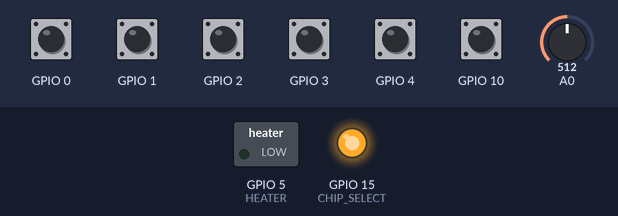
A sketch run on a simulated ESP8266 (NodeMCU). On the bench: switched loads named in the sketch (green lamp = pin HIGH), output pins drawn as LEDs (lit = HIGH). The inputs (shaded band) are chosen by the test bench; at power-on: GPIO 0–4, GPIO 10 HIGH, A0 = 512. WiFi joins after 1.5 s; servers stay silent unless stated.

Above: at 6.2 s.
6.3 s: GPIO 1 pulsed LOW 5 times (0.12 s each, 0.3 s apart)
At 7.26 s:
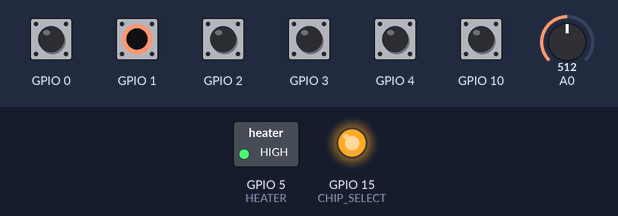
9.3 s: GPIO 1 pulled LOW for 0.15 s
At 10.0 s:
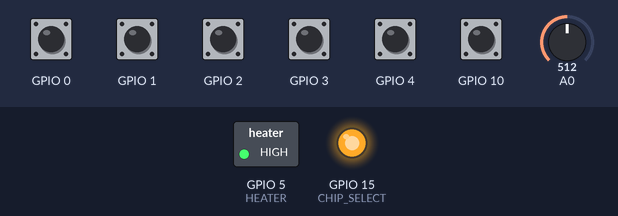
10.9 s: GPIO 1 pulled LOW for 1 s
Timing chart, 0 to 19.4 s (numbered marks = the images above; inputs shaded):
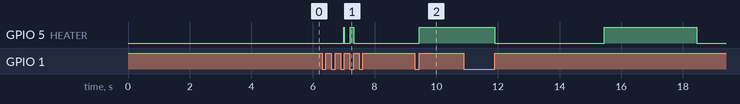

The sketch:

brew_main.ino
```cpp
#include <SPI.h>
#include "Max7219.h"
#include "Max31855.h"
#include "BrewWatchController.h"
#include "TemperatureController.h"

#define CHIP_SELECT 15

#define TEMP_CLICK 1
#define TEMP_ENCODE_0 2
#define TEMP_ENCODE_1 3

#define TIMER_CLICK  10
#define TIMER_ENCODE_0 0
#define TIMER_ENCODE_1 4
#define HEATER 5

unsigned long tickTime;

Max31855 max31855(CHIP_SELECT);
Max7219 max7219(CHIP_SELECT, 2);

BrewWatchController brewWatchController = BrewWatchController(TIMER_CLICK,
                                                              TIMER_ENCODE_0,
                                                              TIMER_ENCODE_1,
                                                              &max7219,
                                                              0
                                                              );
TemperatureController temperatureController = TemperatureController(TEMP_CLICK,
                                                                TEMP_ENCODE_0,
                                                                TEMP_ENCODE_1,
                                                                &max7219,
                                                                &max31855,
                                                                1,
                                                                HEATER
                                                                );
void setup() {
  pinMode(CHIP_SELECT, OUTPUT);
  pinMode(HEATER, OUTPUT);
  digitalWrite(CHIP_SELECT, HIGH);

  SPI.begin();
  max7219.Begin();
  temperatureController.Begin();
  brewWatchController.Begin();
}

void loop() {
  tickTime = millis();
  brewWatchController.Tick(tickTime);
  temperatureController.Tick(tickTime);
}
```

BrewWatchController.cpp
```cpp
#include "BrewWatchController.h"

BrewWatchController* BrewWatchController::brewWatchControllerList = NULL;

BrewWatchController::BrewWatchController(uint8_t encodeClick,
                                         uint8_t encodePin0,
                                         uint8_t encodePin1,
                                         Max7219 *max7219,
                                         int displayNumber
                                         ){
    brewWatchControllerList = this;

    this->encodeClick = encodeClick;
    this->encodePin0 = encodePin0;
    this->encodePin1 = encodePin1;
    this->display = max7219;
    this->displayNumber = displayNumber;

    this->time = 0;
    this->stopTime = 0;
}

void BrewWatchController::Begin() {
    this->state = START;

    pinMode(this->encodeClick, INPUT_PULLUP);
    pinMode(this->encodePin0, INPUT_PULLUP);
    pinMode(this->encodePin1, INPUT_PULLUP);
    this->encoder = digitalRead(this->encodePin0) | digitalRead(this->encodePin1) << 1;

    attachInterrupt(digitalPinToInterrupt(this->encodeClick), this->callback_UpdateState, RISING);
}

void BrewWatchController::Tick(unsigned long tickTime){
    if(this->state == START || this->state == COUNT) {
        if(tickTime - this->secondsHand >= 1000) {
            if(this->state == START) {
                this->FlashPushE1();
            }
            if(this->state == COUNT) {
                this->UpdateTime();
            }
            this->secondsHand = tickTime;
        }
    }
}

void BrewWatchController::FlashPushE1(){
    if(this->flash){
        this->display->SetAllClear(this->displayNumber);
    }
    else{
        this->display->SetUnique(0,P, this->displayNumber);
        this->display->SetUnique(1,U, this->displayNumber);
        this->display->SetHex(2,0x5, this->displayNumber);
        this->display->SetUnique(3,H, this->displayNumber);

        this->display->SetHex(6,0xE, this->displayNumber);
        this->display->SetHex(7,0x1, this->displayNumber);
  }
  this->flash = ! this->flash;
}

void BrewWatchController::UpdateTime(){
    this->time += 1;

    int minutes = this->time/60;
    display->SetHex(0, minutes/10, this->displayNumber);
    display->SetHex(1, minutes%10, this->displayNumber, true);

    int seconds = this->time%60;
    display->SetHex(2, seconds/10, this->displayNumber);
    display->SetHex(3, seconds%10, this->displayNumber);
}

void BrewWatchController::UpdateStopTime(){
    this->encoder = (this->encoder << 2) | (digitalRead(this->encodePin0) | (digitalRead(this->encodePin1) << 1));
    this->encoder = this->encoder & 0b1111;

    if(this->encoder == 0b1101 || this->encoder == 0b0100 || this->encoder == 0b0010 || this->encoder == 0b1011)
        this->stopTime += .25; //clockwise movement
    if(this->encoder == 0b1110 || this->encoder == 0b0111 || this->encoder == 0b0001 || this->encoder == 0b1000)
        this->stopTime -= .25; //counter-clockwise movement

    if(this->stopTime >= 100)
        this->stopTime = 0;
    if(this->stopTime < 0)
        this->stopTime = 99;

    this->display->SetHex(4, ((int)(this->stopTime/10)%10), this->displayNumber);
    this->display->SetHex(5, (int)this->stopTime%10, this->displayNumber, true);
    this->display->SetHex(6, 0, this->displayNumber);
    this->display->SetHex(7, 0, this->displayNumber);
}

ICACHE_RAM_ATTR void BrewWatchController::callback_UpdateStopTime(){
    brewWatchControllerList->UpdateStopTime();
}

void BrewWatchController::UpdateState(){
    if(this->state == START) {
        this->display->SetAllClear();

        this->display->SetUnique(0,t, this->displayNumber);
        this->display->SetUnique(1,lower_u, this->displayNumber);
        this->display->SetUnique(2,r, this->displayNumber);
        this->display->SetUnique(3,N, this->displayNumber);

        attachInterrupt(digitalPinToInterrupt(this->encodePin0),
                        this->callback_UpdateStopTime,
                        CHANGE
                        );
        attachInterrupt(digitalPinToInterrupt(this->encodePin1),
                        this->callback_UpdateStopTime,
                        CHANGE
                        );

        this->state = CONFIGURE;
        return;
    }

    if(this->state == CONFIGURE) {
        detachInterrupt(digitalPinToInterrupt(this->encodePin0));
        detachInterrupt(digitalPinToInterrupt(this->encodePin1));


        this->state = COUNT;
        return;
    }

    if(this->state == COUNT) {
        this->stopTime = 0;
        this->time = 0;

        this->state = START;
        return;
    }
}

ICACHE_RAM_ATTR void BrewWatchController::callback_UpdateState(){
    static unsigned long last_interrupt_time = 0;

    unsigned long interrupt_time = millis();
    if (interrupt_time - last_interrupt_time > 200)
    {
        brewWatchControllerList->UpdateState();
    }
    last_interrupt_time = interrupt_time;
}
```

BrewWatchController.h
```cpp
#include <Arduino.h>
#include "Max7219.h"

#define H 0b00110111
#define N 0b00010101
#define P 0b01100111
#define r 0b00000101
#define t  0b00001111
#define U 0b00111110
#define lower_u 0b00011100

enum watchStates {
  START,
  CONFIGURE,
  COUNT
};

class BrewWatchController
{
  private:
    bool flash;
    uint8_t encoder;
    uint8_t encodeClick;
    uint8_t encodePin0;
    uint8_t encodePin1;
    uint8_t displayNumber;
    uint time;
    float stopTime;
    uint secondsHand;
    Max7219 *display;
    watchStates state;

    void FlashPushE1();
    void UpdateTime();
    void UpdateStopTime();
    void UpdateState();

  public:
    BrewWatchController(uint8_t encodeClick,
                        uint8_t encodePin0,
                        uint8_t encodePin1,
                        Max7219 *max7219,
                        int displayNumber
                        );
    void Begin();

    static BrewWatchController *brewWatchControllerList;
    ICACHE_RAM_ATTR static void callback_UpdateState();
    ICACHE_RAM_ATTR static void callback_UpdateStopTime();

    void Tick(unsigned long tickTime);
};
```

Max31855.cpp
```cpp
#include "Max31855.h"

Max31855::Max31855(uint8_t chipSelect){
    this->chipSelect = chipSelect;
}

int32_t Max31855::ReadSPI(){
    int32_t data;

    SPI.beginTransaction(SPISettings(CLOCK, MSBFIRST, SPI_MODE0));
    digitalWrite(this->chipSelect,LOW);

    data = SPI.transfer16(0x00);
    data = data << 16;
    data = data | SPI.transfer16(0x00);

    digitalWrite(this->chipSelect,HIGH);
    SPI.endTransaction();

    return data;
}

double Max31855::ReadCelcius(){
    int32_t data = this->ReadSPI();

    data = data >> 18;
    if (data & 0x2000) data |= 0xFFFE000;
    double centigrade = ((double)data) * .250;


    return centigrade;
}

double Max31855::ReadFarenheit(){
    return ReadCelcius()*1.8 + 32 + 5;
}
```

Max31855.h
```cpp
#include <Arduino.h>
#include <SPI.h>

#ifndef Max31855_h
#define Max31855_h

#define NEGATIVE 0x80000000

#define CLOCK 5000000

class Max31855{
    private:
        uint8_t chipSelect;

        int32_t ReadSPI();
    public:
        Max31855(uint8_t chipSelect);
        double ReadCelcius();
        double ReadFarenheit();
};

#endif
```

TemperatureController.cpp
```cpp
#include "TemperatureController.h"

TemperatureController* TemperatureController::temperatureControllerList = NULL;

TemperatureController::TemperatureController(uint8_t encodeClick,
                                             uint8_t encodePin0,
                                             uint8_t encodePin1,
                                             Max7219 *max7219,
                                             Max31855 *max31855,
                                             int displayNumber,
                                             uint8_t HEATER
                                             ){
    temperatureControllerList = this;

    this->encodeClick = encodeClick;
    this->encodePin0 = encodePin0;
    this->encodePin1 = encodePin1;
    this->display = max7219;
    this->temperatureProbe = max31855;
    this->displayNumber = displayNumber;
    this->HEATER = HEATER;

    this->targetTemperature = 150;
}

void TemperatureController::Begin(){
    this->state = TEMP_START;
    this->secondsHand = millis();

    pinMode(this->encodeClick, INPUT_PULLUP);
    pinMode(this->encodePin0, INPUT_PULLUP);
    pinMode(this->encodePin1, INPUT_PULLUP);
    this->encoder = digitalRead(this->encodePin0) | digitalRead(this->encodePin1) << 1;

    pinMode(HEATER, OUTPUT);

    attachInterrupt(digitalPinToInterrupt(this->encodeClick), this->callback_UpdateState, RISING);

    this->pid.SetOutputLimits(0, this->windowSize);

    this->pid.SetSampleTime(1000);

    WiFi.setPhyMode(WIFI_PHY_MODE_11B);
    WiFi.begin(this->ssid, this->password);
    delay(5000);
}

void TemperatureController::Tick(unsigned long tickTime){
    if(this->state == TEMP_START || this->state == TEMP_HEATER || this->state == TEMP_BOIL) {
        if(tickTime - this->secondsHand >= 1000) {
            if(this->state == TEMP_START) {
                this->FlashPushE2();
            }

            if(this->state == TEMP_HEATER || this->state == TEMP_BOIL){
                this->UpdateTemperature();
            }

            if(this->state == TEMP_HEATER){
                const double output = this->pid.Run(this->currentTemperature);
                if(tickTime - this->windowStartTime > this->windowSize) {
                    windowStartTime = tickTime;
                }
                if (output > tickTime - windowStartTime){
                    digitalWrite(this->HEATER, HIGH);
                }
                else{
                    digitalWrite(this->HEATER, LOW);
                }

                this->URL = logURL;
                this->URL += "?Temp=";
                this->URL += currentTemperature;
                this->URL += "&Time=";
                this->URL += tickTime;
                this->URL += "&Kp=";
                this->URL += this->kp;
                this->URL += "&Output=";
                this->URL += output;

                client.connect(host, 443);
                client.print(String("GET ") + URL + " HTTP/1.1\r\n" +
                "Host: " + host + "\r\n" +
                "User-Agent: BuildFailureDetectorESP8266\r\n" +
                "Connection: close\r\n\r\n"
                );
            }
            if(this->state == TEMP_BOIL){
                this->SetSlowPWM();
                if(tickTime - this->windowStartTime > this->windowSize) {
                    windowStartTime = tickTime;
                }
                if (this->slowPWM > tickTime - windowStartTime){
                    digitalWrite(this->HEATER, HIGH);
                }
                else{
                    digitalWrite(this->HEATER, LOW);
                }
            }
            this->secondsHand = tickTime;
        }
    }
}

void TemperatureController::FlashPushE2(){
    if(this->flash){
        this->display->SetAllClear(this->displayNumber);
    }
    else{

        this->display->SetUnique(0,P, this->displayNumber);
        this->display->SetUnique(1,U, this->displayNumber);
        this->display->SetHex(2,0x5, this->displayNumber);
        this->display->SetUnique(3,H, this->displayNumber);

        this->display->SetHex(6,0xE, this->displayNumber);
        this->display->SetHex(7,0x2, this->displayNumber);
  }
  this->flash = ! this->flash;
}

void TemperatureController::SetSlowPWM(){
    this->slowPWM = analogRead(A0)*(this->windowSize/1023.0);

    double percentage = this->slowPWM/this->windowSize;

    this->display->SetHex(5,(int)(percentage), this->displayNumber);
    this->display->SetHex(6,(int)(percentage*10)%10, this->displayNumber);
    this->display->SetHex(7,(int)(percentage*100)%10, this->displayNumber);
}

void TemperatureController::UpdateTemperature(){
     this->currentTemperature = this->temperatureProbe->ReadFarenheit();

    this->display->SetHex(0, (int)(this->currentTemperature/100), this->displayNumber);
    this->display->SetHex(1, ((int)(this->currentTemperature/10)%10), this->displayNumber);
    this->display->SetHex(2, (int)this->currentTemperature%10, this->displayNumber, true);
    this->display->SetHex(3, (int)(this->currentTemperature*10)%10, this->displayNumber);
}

void TemperatureController::UpdateTargetTemperature(){
    this->encoder = (this->encoder << 2) | (digitalRead(this->encodePin0) | (digitalRead(this->encodePin1) << 1));
    this->encoder = this->encoder & 0b1111;

    if(this->encoder == 0b1101 || this->encoder == 0b0100 || this->encoder == 0b0010 || this->encoder == 0b1011)
        this->targetTemperature += .25; //clockwise movement
    if(this->encoder == 0b1110 || this->encoder == 0b0111 || this->encoder == 0b0001 || this->encoder == 0b1000)
        this->targetTemperature -= .25; //counter-clockwise movement

    if(this->targetTemperature > 212)
        this->targetTemperature = 0;
    if(this->targetTemperature < 0)
        this->targetTemperature = 212;

    this->display->SetHex(4, ((int)(this->targetTemperature/100)), this->displayNumber);
    this->display->SetHex(5, ((int)(this->targetTemperature/10)%10), this->displayNumber);
    this->display->SetHex(6, (int)this->targetTemperature%10, this->displayNumber, true);
    this->display->SetHex(7, 0, this->displayNumber);
}

ICACHE_RAM_ATTR  void TemperatureController::callback_UpdateTargetTemperature(){
    temperatureControllerList->UpdateTargetTemperature();
}

void TemperatureController::UpdateState(){
    if(this->state == TEMP_START){
        this->display->SetAllClear(this->displayNumber);

        this->display->SetUnique(0,t, this->displayNumber);
        this->display->SetUnique(1,lower_u, this->displayNumber);
        this->display->SetUnique(2,r, this->displayNumber);
        this->display->SetUnique(3,N, this->displayNumber);

        attachInterrupt(digitalPinToInterrupt(this->encodePin0),
                    this->callback_UpdateTargetTemperature,
                    CHANGE
                    );
        attachInterrupt(digitalPinToInterrupt(this->encodePin1),
                    this->callback_UpdateTargetTemperature,
                    CHANGE
                    );

        this->state = TEMP_CONFIGURE;
        return;
    }

    if(this->state == TEMP_CONFIGURE) {
        detachInterrupt(digitalPinToInterrupt(this->encodePin0));
        detachInterrupt(digitalPinToInterrupt(this->encodePin1));

        this->pid.SetTunings(this->kp, this->ki, this->kd);

        this->pid.Start(temperatureProbe->ReadFarenheit(),
                0,
                this->targetTemperature);
        this->windowStartTime = millis();

        this->state = TEMP_HEATER;
        return;
    }
    if(this->state == TEMP_HEATER) {
        this->display->SetAllClear(this->displayNumber);

        digitalWrite(this->HEATER, LOW);

        this->state = TEMP_BOIL;
        return;
    }

    if(this->state == TEMP_BOIL) {
        this->display->SetAllClear(this->displayNumber);

        digitalWrite(this->HEATER, LOW);

        this->state = TEMP_START;
        return;
    }
}

ICACHE_RAM_ATTR  void TemperatureController::callback_UpdateState(){
    static unsigned long last_interrupt_time = 0;

    unsigned long interrupt_time = millis();
    if (interrupt_time - last_interrupt_time > 200)
    {
        temperatureControllerList->UpdateState();
    }
    last_interrupt_time = interrupt_time;
}
```

Source omitted: TemperatureController.h (2227 bytes)

Measured:
- after the input at 6.3 s, GPIO 5 (HEATER): LOW → HIGH after 0.70 s, → LOW 0.02 s later, → HIGH 0.18 s later, → LOW 0.12 s later
- after the input at 9.3 s, GPIO 5 (HEATER): LOW → HIGH after 0.15 s
